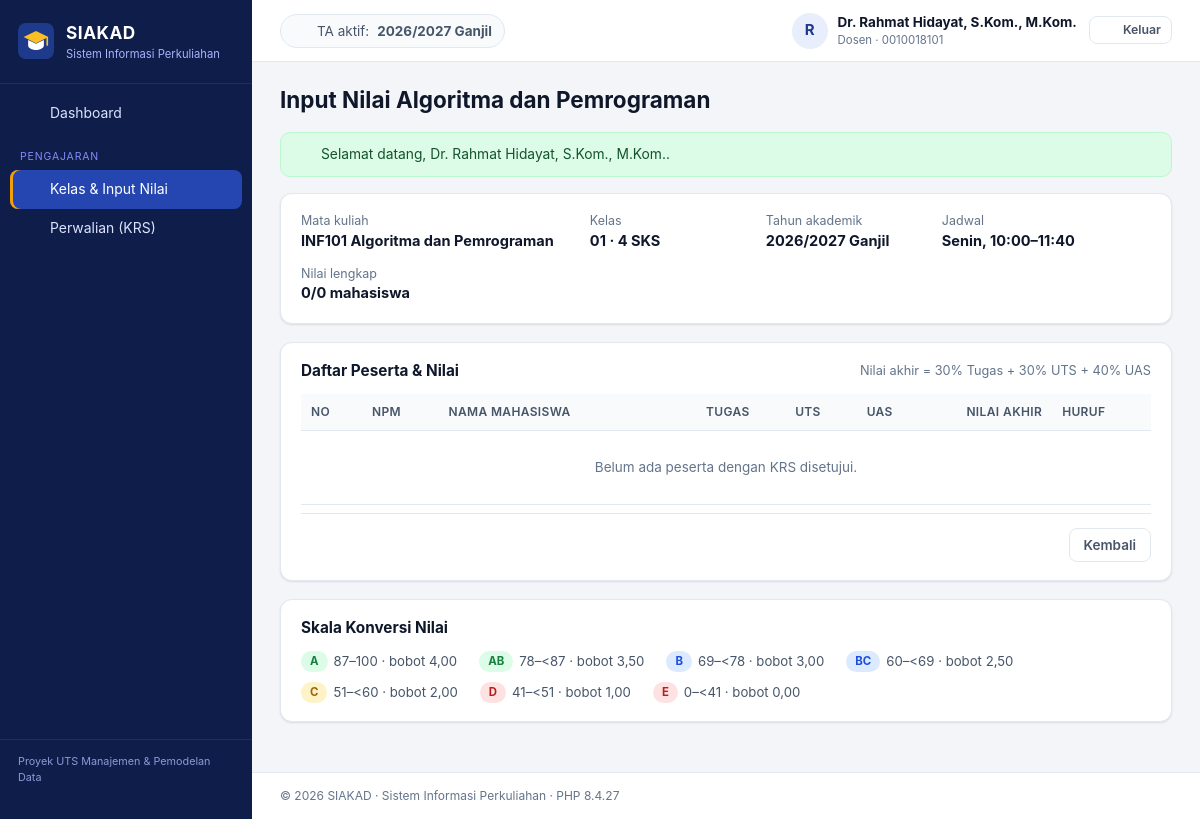
/index.php?page=dosen/kelas&action=nilai&id=2 (signed in), run on the app's committed database.
### tables this page shows
CREATE TABLE tahun_akademik (
  id_ta       INT UNSIGNED NOT NULL AUTO_INCREMENT,
  tahun       CHAR(9)      NOT NULL,               
  semester    ENUM('Ganjil','Genap') NOT NULL,
  is_aktif    TINYINT(1)   NOT NULL DEFAULT 0,
  created_at  TIMESTAMP    NOT NULL DEFAULT CURRENT_TIMESTAMP,
  PRIMARY KEY (id_ta),
  UNIQUE KEY uq_ta (tahun, semester)
);

CREATE TABLE kelas (
  id_kelas     INT UNSIGNED      NOT NULL AUTO_INCREMENT,
  id_mk        INT UNSIGNED      NOT NULL,
  id_ta        INT UNSIGNED      NOT NULL,
  id_dosen     INT UNSIGNED      NOT NULL,
  id_ruangan   INT UNSIGNED      NULL,
  nama_kelas   VARCHAR(5)        NOT NULL,           
  hari         ENUM('Senin','Selasa','Rabu','Kamis','Jumat','Sabtu') NOT NULL,
  jam_mulai    TIME              NOT NULL,
  jam_selesai  TIME              NOT NULL,
  kuota        SMALLINT UNSIGNED NOT NULL DEFAULT 40,
  created_at   TIMESTAMP         NOT NULL DEFAULT CURRENT_TIMESTAMP,
  PRIMARY KEY (id_kelas),
  UNIQUE KEY uq_kelas (id_mk, id_ta, nama_kelas),
  KEY idx_kelas_ta (id_ta),
  KEY idx_kelas_dosen (id_dosen),
  KEY idx_kelas_ruangan (id_ruangan),
  CONSTRAINT chk_kelas_jam CHECK (jam_selesai > jam_mulai),
  CONSTRAINT fk_kelas_mk FOREIGN KEY (id_mk)
    REFERENCES mata_kuliah (id_mk) ON UPDATE CASCADE ON DELETE RESTRICT,
  CONSTRAINT fk_kelas_ta FOREIGN KEY (id_ta)
    REFERENCES tahun_akademik (id_ta) ON UPDATE CASCADE ON DELETE RESTRICT,
  CONSTRAINT fk_kelas_dosen FOREIGN KEY (id_dosen)
    REFERENCES dosen (id_dosen) ON UPDATE CASCADE ON DELETE RESTRICT,
  CONSTRAINT fk_kelas_ruangan FOREIGN KEY (id_ruangan)
    REFERENCES ruangan (id_ruangan) ON UPDATE CASCADE ON DELETE SET NULL
);

CREATE TABLE dosen (
  id_dosen    INT UNSIGNED  NOT NULL AUTO_INCREMENT,
  nidn        CHAR(10)      NOT NULL,
  nama_dosen  VARCHAR(100)  NOT NULL,
  email       VARCHAR(100)  NULL,
  no_hp       VARCHAR(20)   NULL,
  id_prodi    INT UNSIGNED  NOT NULL,
  id_user     INT UNSIGNED  NULL,
  created_at  TIMESTAMP     NOT NULL DEFAULT CURRENT_TIMESTAMP,
  PRIMARY KEY (id_dosen),
  UNIQUE KEY uq_dosen_nidn (nidn),
  UNIQUE KEY uq_dosen_email (email),
  UNIQUE KEY uq_dosen_user (id_user),
  KEY idx_dosen_prodi (id_prodi),
  CONSTRAINT fk_dosen_prodi FOREIGN KEY (id_prodi)
    REFERENCES program_studi (id_prodi) ON UPDATE CASCADE ON DELETE RESTRICT,
  CONSTRAINT fk_dosen_user FOREIGN KEY (id_user)
    REFERENCES users (id_user) ON UPDATE CASCADE ON DELETE SET NULL
);

CREATE TABLE mata_kuliah (
  id_mk           INT UNSIGNED     NOT NULL AUTO_INCREMENT,
  kode_mk         VARCHAR(10)      NOT NULL,
  nama_mk         VARCHAR(100)     NOT NULL,
  sks             TINYINT UNSIGNED NOT NULL,
  semester_paket  TINYINT UNSIGNED NOT NULL,
  jenis           ENUM('Wajib','Pilihan') NOT NULL DEFAULT 'Wajib',
  id_prodi        INT UNSIGNED     NOT NULL,
  created_at      TIMESTAMP        NOT NULL DEFAULT CURRENT_TIMESTAMP,
  PRIMARY KEY (id_mk),
  UNIQUE KEY uq_mk_kode (kode_mk),
  KEY idx_mk_prodi (id_prodi),
  CONSTRAINT chk_mk_sks      CHECK (sks BETWEEN 1 AND 6),
  CONSTRAINT chk_mk_semester CHECK (semester_paket BETWEEN 1 AND 8),
  CONSTRAINT fk_mk_prodi FOREIGN KEY (id_prodi)
    REFERENCES program_studi (id_prodi) ON UPDATE CASCADE ON DELETE RESTRICT
);

CREATE TABLE skala_nilai (
  huruf        VARCHAR(2)   NOT NULL,
  batas_bawah  DECIMAL(5,2) NOT NULL,
  batas_atas   DECIMAL(5,2) NOT NULL,
  bobot        DECIMAL(3,2) NOT NULL,
  PRIMARY KEY (huruf)
);

### app/core/Controller.php (called while the page is built, shortened)
<?php
abstract class Controller
{
    protected function render(string $view, array $data = [], string $layout = 'layouts/main'): void
    {
        $viewFile = APP_PATH . '/views/' . $view . '.php';
        extract($data, EXTR_SKIP);
        require $viewFile;
        $content = ob_get_clean();
        require APP_PATH . '/views/' . $layout . '.php';
    }
    protected function idParam(): int
    {
        $id = filter_input(INPUT_GET, 'id', FILTER_VALIDATE_INT) ?: filter_input(INPUT_POST, 'id', FILTER_VALIDATE_INT);
        return (int) $id;
    }
}

### app/controllers/DosenKelasController.php (called while the page is built, shortened)
<?php
class DosenKelasController extends Controller
{
    public function nilai(): void
    {
        $kelas = $this->kelasMilikSaya($this->idParam());
        $this->render('dosen/nilai', [
            'title'   => 'Input Nilai ' . $kelas['nama_mk'],
            'kelas'   => $kelas,
            'peserta' => (new Kelas())->peserta((int) $kelas['id_kelas']),
            'skala'   => (new Nilai())->skala(),
            'oldNilai' => $this->pullOldNilai(),
        ]);
    }
    private function pullOldNilai(): array
    {
        $old = $_SESSION['_old_nilai'] ?? [];
        return is_array($old) ? $old : [];
    }
    private function kelasMilikSaya(int $idKelas): array
    {
        $kelas = (new Kelas())->find($idKelas) ?? abort(404, 'Kelas tidak ditemukan.');
        return $kelas;
    }
}

### index.php (called while the page is built, shortened)
<?php
require APP_PATH . '/core/helpers.php';
spl_autoload_register(function (string $class): void {
    foreach (['core', 'controllers', 'models'] as $dir) {
        $file = APP_PATH . "/$dir/$class.php";
        if (is_file($file)) {
            return;
        }
    }
});
$page = (string) ($_GET['page'] ?? (Auth::check() ? 'dashboard' : 'login'));
$action = (string) ($_GET['action'] ?? 'index');
$method = lcfirst(str_replace(' ', '', ucwords(str_replace('-', ' ', $action))));
$controller = new $controllerClass();
try {
    $controller->$method();
} catch (PDOException $e) {
    error_log('[SIAKAD] ' . $e->getMessage());
    if ($_SERVER['REQUEST_METHOD'] === 'POST') {
        flash('error', db_error_message($e));
        $back = $_SERVER['HTTP_REFERER'] ?? url($page);
        header('Location: ' . $back);
        exit;
    }
    abort(500, db_error_message($e));
}

### config/config.php (called while the page is built, shortened)
<?php
$env = static function (string $key, $default) {
    $value = getenv($key);
    return $value === false || $value === '' ? $default : $value;
};
$config = [
    'app_name'     => 'SIAKAD',
    'app_subtitle' => 'Sistem Informasi Perkuliahan',
    'db_host'      => $env('DB_HOST', '127.0.0.1'),
    'db_port'      => (int) $env('DB_PORT', 3306),
    'db_name'      => $env('DB_NAME', 'db_siakad'),
    'db_user'      => $env('DB_USER', 'root'),
    'db_pass'      => $env('DB_PASS', ''),
    'timezone'     => 'Asia/Jakarta',
    'debug'        => filter_var($env('APP_DEBUG', false), FILTER_VALIDATE_BOOLEAN),
];
$local = __DIR__ . '/config.local.php';
return $config;

### app/core/Database.php (called while the page is built)
<?php
final class Database
{
    private static ?PDO $pdo = null;
    public static function connection(): PDO
    {
        if (self::$pdo === null) {
            $c = config();
            $dsn = sprintf(
                'mysql:host=%s;port=%d;dbname=%s;charset=utf8mb4',
                $c['db_host'],
                $c['db_port'],
                $c['db_name']
            );
            self::$pdo = new PDO($dsn, $c['db_user'], $c['db_pass'], [
                PDO::ATTR_ERRMODE            => PDO::ERRMODE_EXCEPTION,
                PDO::ATTR_DEFAULT_FETCH_MODE => PDO::FETCH_ASSOC,
                PDO::ATTR_EMULATE_PREPARES   => false,
            ]);
            self::$pdo->exec("SET time_zone = '+07:00'");
        }
        return self::$pdo;
    }
}

### app/core/Model.php (called while the page is built, shortened)
<?php
abstract class Model
{
    protected PDO $db;
    public function __construct()
    {
        $this->db = Database::connection();
    }
    protected function fetchAll(string $sql, array $params = []): array
    {
        $stmt = $this->db->prepare($sql);
        $stmt->execute($params);
        return $stmt->fetchAll();
    }
    protected function fetchOne(string $sql, array $params = []): ?array
    {
        $stmt = $this->db->prepare($sql);
        $stmt->execute($params);
        $row = $stmt->fetch();
        return $row === false ? null : $row;
    }
}

### app/models/Kelas.php (called while the page is built, shortened)
<?php
class Kelas extends Model
{
    public function find(int $id): ?array
    {
        return $this->fetchOne(self::SELECT . ' WHERE kl.id_kelas = ?', [$id]);
    }
}

### app/core/Auth.php (called while the page is built, shortened)
<?php
final class Auth
{
    public static function user(): ?array
    {
        return $_SESSION['user'] ?? null;
    }
    public static function id(string $key = 'id_user'): ?int
    {
        return isset($_SESSION['user'][$key]) ? (int) $_SESSION['user'][$key] : null;
    }
}

### app/models/Nilai.php (called while the page is built, shortened)
<?php
class Nilai extends Model
{
    public function skala(): array
    {
        return $this->fetchAll('SELECT * FROM skala_nilai ORDER BY batas_bawah DESC');
    }
}

### app/models/TahunAkademik.php (called while the page is built, shortened)
<?php
class TahunAkademik extends Model
{
    public function aktif(): ?array
    {
        return $this->fetchOne('SELECT * FROM tahun_akademik WHERE is_aktif = 1 LIMIT 1');
    }
}

### app/views/dosen/nilai.php (the view, shortened to what this page needs)
<?php
$lengkap = count(array_filter($peserta, fn($p) => $p['huruf'] !== null));
?>
<section class="card info-strip">
    <div><small class="muted">Mata kuliah</small><strong><?= e($kelas['kode_mk'] . ' ' . $kelas['nama_mk']) ?></strong></div>
    <div><small class="muted">Kelas</small><strong><?= e($kelas['nama_kelas']) ?> · <?= e($kelas['sks']) ?> SKS</strong></div>
    <div><small class="muted">Tahun akademik</small><strong><?= e($kelas['tahun'] . ' ' . $kelas['semester']) ?></strong></div>
    <div><small class="muted">Jadwal</small><strong><?= e($kelas['hari']) ?>, <?= jam($kelas['jam_mulai']) ?>–<?= jam($kelas['jam_selesai']) ?></strong></div>
    <div><small class="muted">Nilai lengkap</small><strong><?= $lengkap ?>/<?= count($peserta) ?> mahasiswa</strong></div>
</section>
<form method="post" action="<?= e(url('dosen/kelas', ['action' => 'simpan-nilai', 'id' => $kelas['id_kelas']])) ?>">
    <section class="card">
        <div class="card-head">
            <h2>Daftar Peserta &amp; Nilai</h2>
            <span class="muted small">Nilai akhir = 30% Tugas + 30% UTS + 40% UAS</span>
        </div>
        <div class="table-wrap">
            <table class="table table-input">
                <thead><tr><th>No</th><th>NPM</th><th>Nama Mahasiswa</th><th class="num">Tugas</th><th class="num">UTS</th><th class="num">UAS</th><th class="num">Nilai Akhir</th><th>Huruf</th></tr></thead>
                <tbody>
                <?php if (!$peserta): ?><tr><td colspan="8" class="empty">Belum ada peserta dengan KRS disetujui.</td></tr><?php endif; ?>
                </tbody>
            </table>
        </div>
        <div class="form-actions">
            <a class="btn btn-ghost" href="<?= e(url('dosen/kelas')) ?>">Kembali</a>
        </div>
    </section>
</form>
<section class="card">
    <div class="card-head"><h2>Skala Konversi Nilai</h2></div>
    <div class="scale" id="skala" data-skala='<?= e(json_encode(array_map(fn($s) => [$s['huruf'], (float) $s['batas_bawah'], (float) $s['batas_atas']], $skala))) ?>'>
        <?php foreach ($skala as $s): ?>
            <span class="scale-item"><span class="badge <?= badge_class($s['huruf']) ?>"><?= e($s['huruf']) ?></span>
            <?= angka($s['batas_bawah'], 0) ?>–<?= $s['batas_atas'] > 100 ? '100' : '&lt;' . angka($s['batas_atas'], 0) ?> · bobot <?= angka($s['bobot']) ?></span>
        <?php endforeach; ?>
    </div>
</section>

### app/views/layouts/main.php (shortened to what this page needs)
<?php
$user = Auth::user();
$role = $user['role'];
$taAktif = (new TahunAkademik())->aktif();
$menu = [
    'admin' => [
        ['Dashboard', 'dashboard', 'home'],
        ['__', 'Data Master'],
        ['Fakultas', 'admin/fakultas', 'building'],
        ['Program Studi', 'admin/prodi', 'layers'],
        ['Dosen', 'admin/dosen', 'user'],
        ['Mahasiswa', 'admin/mahasiswa', 'users'],
        ['Mata Kuliah', 'admin/mata-kuliah', 'book'],
        ['Ruangan', 'admin/ruangan', 'map'],
        ['__', 'Akademik'],
        ['Tahun Akademik', 'admin/tahun-akademik', 'calendar'],
        ['Kelas & Jadwal', 'admin/kelas', 'grid'],
        ['__', 'Sistem'],
        ['Pengguna', 'admin/pengguna', 'key'],
        ['Informasi Sistem', 'admin/sistem', 'server'],
    ],
    'dosen' => [
        ['Dashboard', 'dashboard', 'home'],
        ['__', 'Pengajaran'],
        ['Kelas & Input Nilai', 'dosen/kelas', 'clipboard'],
        ['Perwalian (KRS)', 'dosen/perwalian', 'users'],
    ],
    'mahasiswa' => [
        ['Dashboard', 'dashboard', 'home'],
        ['__', 'Akademik'],
        ['Isi KRS', 'mahasiswa/krs', 'clipboard'],
        ['Kartu Hasil Studi', 'mahasiswa/khs', 'file'],
        ['Transkrip Nilai', 'mahasiswa/transkrip', 'award'],
    ],
][$role];
$roleLabel = ['admin' => 'Administrator', 'dosen' => 'Dosen', 'mahasiswa' => 'Mahasiswa'][$role];
?>
<!doctype html>
<html lang="id">
<head>
    <link rel="stylesheet" href="<?= e(asset('css/style.css')) ?>">
</head>
<body class="role-<?= e($role) ?>">
<div class="app">
    <aside class="sidebar" id="sidebar">
        <a class="brand" href="<?= e(url('dashboard')) ?>">
            <img src="<?= e(asset('img/logo.svg')) ?>" alt="" width="36" height="36">
            <span>
                <strong><?= e(config('app_name')) ?></strong>
                <small><?= e(config('app_subtitle')) ?></small>
            </span>
        </a>
        <nav class="nav">
            <?php foreach ($menu as $item): ?>
                <?php if ($item[0] === '__'): ?>
                    <div class="nav-section"><?= e($item[1]) ?></div>
                <?php else: ?>
                    <a class="nav-link<?= $item[1] === 'dashboard' ? (($_GET['page'] ?? 'dashboard') === 'dashboard' ? ' active' : '') : is_active_page($item[1]) ?>"
                       href="<?= e(url($item[1])) ?>"><?= icon($item[2]) ?><span><?= e($item[0]) ?></span></a>
                <?php endif; ?>
            <?php endforeach; ?>
        </nav>
        <div class="sidebar-foot">Proyek UTS Manajemen &amp; Pemodelan Data</div>
    </aside>
    <div class="main">
        <header class="topbar">
            <div class="topbar-ta">
                <?= icon('calendar', 16) ?>
                <?php if ($taAktif): ?>
                    TA aktif: <strong><?= e($taAktif['tahun']) ?> <?= e($taAktif['semester']) ?></strong>
                <?php else: ?>
                    Belum ada tahun akademik aktif
                <?php endif; ?>
            </div>
            <div class="topbar-user">
                <a href="<?= e(url('profil')) ?>" class="user-chip">
                    <span class="avatar"><?= e(mb_strtoupper(mb_substr(preg_replace('/^(Dr\.|Ir\.)\s*/', '', $user['nama']), 0, 1))) ?></span>
                    <span class="user-meta">
                        <strong><?= e($user['nama']) ?></strong>
                        <small><?= e($roleLabel) ?> · <?= e($user['username']) ?></small>
                    </span>
                </a>
                <form method="post" action="<?= e(url('logout', ['action' => 'logout'])) ?>">
                    <button class="btn btn-sm btn-ghost" type="submit"><?= icon('logout', 16) ?><span>Keluar</span></button>
                </form>
            </div>
        </header>
        <main class="content">
            <div class="page-head">
                <h1><?= e($title ?? '') ?></h1>
            </div>
            <?php foreach (['success', 'error'] as $type): ?>
                <?php if ($msg = flash($type)): ?>
                    <div class="alert alert-<?= $type ?>" role="alert">
                        <?= icon($type === 'success' ? 'check' : 'x', 16) ?><span><?= e($msg) ?></span>
                    </div>
                <?php endif; ?>
            <?php endforeach; ?>
            <?= $content ?>
        </main>
        <footer class="footer">
            &copy; <?= date('Y') ?> <?= e(config('app_name')) ?> · <?= e(config('app_subtitle')) ?> · PHP <?= PHP_VERSION ?>
        </footer>
    </div>
</div>
</body>
</html>

### data on the page
tahun_akademik: tahun "2026/2027", semester "Ganjil"
kelas: id_dosen.nama_dosen "R", id_dosen.nama_dosen "Dr. Rahmat Hidayat, S.Kom., M.Kom.", id_dosen.nidn "0010018101", id_mk.nama_mk "INF101 Algoritma dan Pemrograman", nama_kelas "01", id_mk.sks "4", id_ta.semester "2026/2027 Ganjil", hari "Senin", jam_mulai "10:00", jam_selesai "11:40"
skala_nilai: huruf "A", batas_bawah "87", batas_atas "100", bobot "4,00"
skala_nilai: huruf "AB", batas_bawah "78", batas_atas "87", bobot "3,50"
skala_nilai: huruf "B", batas_bawah "69", batas_atas "78", bobot "3,00"
skala_nilai: huruf "BC", batas_bawah "60", batas_atas "69", bobot "2,50"
skala_nilai: huruf "C", batas_bawah "51", batas_atas "60", bobot "2,00"
skala_nilai: huruf "D", batas_bawah "41", batas_atas "51", bobot "1,00"
skala_nilai: huruf "E", batas_bawah "0", batas_atas "41", bobot "0,00"

### other printed values
config('app_name') "SIAKAD"
config('app_subtitle') "Sistem Informasi Perkuliahan"
$item[0] "Dashboard"
$item[1] "PENGAJARAN"
$item[0] "Kelas & Input Nilai"
$item[0] "Perwalian (KRS)"
$roleLabel "Dosen"
$title "Input Nilai Algoritma dan Pemrograman"
$msg "Selamat datang, Dr. Rahmat Hidayat, S.Kom., M.Kom.."
$lengkap "0"
count($peserta) "0"
PHP_VERSION "8.4.27"
